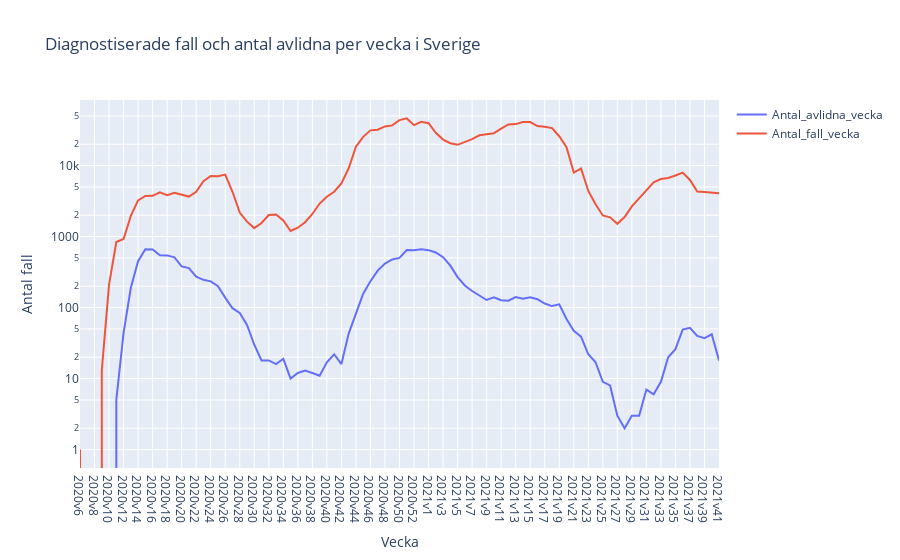

The notebook cell this image was saved under:
### Code cell
# Plotta tredje grafen.
fig = px.line(covid_veckodata_riket, x="Vecka", y=["Antal_avlidna_vecka", "Antal_fall_vecka"], title="Diagnostiserade fall och antal avlidna per vecka i Sverige", labels={"value":"Antal fall", "variable":""}, log_y=True) 
fig.show()
fig.write_html("Visualiseringar/Diagnostiserade fall och antal avlidna per vecka i Sverige.html")

### Figure 1 — Plotly figure (JSON) as saved in the notebook; plotly's stock layout.template omitted (floating-point values rounded to 4 significant figures)
{"data": [{"hovertemplate": "=Antal_avlidna_vecka<br>Vecka=%{x}<br>Antal fall=%{y}<extra></extra>", "legendgroup": "Antal_avlidna_vecka", "line": {"color": "#636efa", "dash": "solid"}, "marker": {"symbol": "circle"}, "mode": "lines", "name": "Antal_avlidna_vecka", "orientation": "v", "showlegend": true, "type": "scatter", "x": ["2020v6", "2020v7", "2020v8", "2020v9", "2020v10", "2020v11", "2020v12", "2020v13", "2020v14", "2020v15", "2020v16", "2020v17", "2020v18", "2020v19", "2020v20", "2020v21", "2020v22", "2020v23", "2020v24", "2020v25", "2020v26", "2020v27", "2020v28", "2020v29", "2020v30", "2020v31", "2020v32", "2020v33", "2020v34", "2020v35", "2020v36", "2020v37", "2020v38", "2020v39", "2020v40", "2020v41", "2020v42", "2020v43", "2020v44", "2020v45", "2020v46", "2020v47", "2020v48", "2020v49", "2020v50", "2020v51", "2020v52", "2020v53", "2021v1", "2021v2", "2021v3", "2021v4", "2021v5", "2021v6", "2021v7", "2021v8", "2021v9", "2021v10", "2021v11", "2021v12", "2021v13", "2021v14", "2021v15", "2021v16", "2021v17", "2021v18", "2021v19", "2021v20", "2021v21", "2021v22", "2021v23", "2021v24", "2021v25", "2021v26", "2021v27", "2021v28", "2021v29", "2021v30", "2021v31", "2021v32", "2021v33", "2021v34", "2021v35", "2021v36", "2021v37", "2021v38", "2021v39", "2021v40", "2021v41"], "xaxis": "x", "y": [0, 0, 0, 0, 0, 5, 44, 190, 451, 664, 657, 546, 543, 509, 380, 360, 272, 246, 234, 200, 138, 98, 84, 57, 30, 18, 18, 16, 19, 10, 12, 13, 12, 11, 17, 22, 16, 43, 82, 157, 235, 332, 417, 476, 501, 645, 643, 663, 644, 598, 513, 389, 269, 205, 171, 146, 128, 140, 127, 125, 141, 133, 140, 131, 114, 105, 111, 69, 47, 39, 22, 17, 9, 8, 3, 2, 3, 3, 7, 6, 9, 20, 26, 49, 52, 40, 37, 42, 18], "yaxis": "y"}, {"hovertemplate": "=Antal_fall_vecka<br>Vecka=%{x}<br>Antal fall=%{y}<extra></extra>", "legendgroup": "Antal_fall_vecka", "line": {"color": "#EF553B", "dash": "solid"}, "marker": {"symbol": "circle"}, "mode": "lines", "name": "Antal_fall_vecka", "orientation": "v", "showlegend": true, "type": "scatter", "x": ["2020v6", "2020v7", "2020v8", "2020v9", "2020v10", "2020v11", "2020v12", "2020v13", "2020v14", "2020v15", "2020v16", "2020v17", "2020v18", "2020v19", "2020v20", "2020v21", "2020v22", "2020v23", "2020v24", "2020v25", "2020v26", "2020v27", "2020v28", "2020v29", "2020v30", "2020v31", "2020v32", "2020v33", "2020v34", "2020v35", "2020v36", "2020v37", "2020v38", "2020v39", "2020v40", "2020v41", "2020v42", "2020v43", "2020v44", "2020v45", "2020v46", "2020v47", "2020v48", "2020v49", "2020v50", "2020v51", "2020v52", "2020v53", "2021v1", "2021v2", "2021v3", "2021v4", "2021v5", "2021v6", "2021v7", "2021v8", "2021v9", "2021v10", "2021v11", "2021v12", "2021v13", "2021v14", "2021v15", "2021v16", "2021v17", "2021v18", "2021v19", "2021v20", "2021v21", "2021v22", "2021v23", "2021v24", "2021v25", "2021v26", "2021v27", "2021v28", "2021v29", "2021v30", "2021v31", "2021v32", "2021v33", "2021v34", "2021v35", "2021v36", "2021v37", "2021v38", "2021v39", "2021v40", "2021v41"], "xaxis": "x", "y": [1, 0, 0, 13, 211, 838, 924, 1957, 3229, 3740, 3752, 4203, 3832, 4153, 3869, 3659, 4280, 6021, 7123, 7073, 7455, 4279, 2179, 1622, 1316, 1556, 2014, 2052, 1687, 1200, 1332, 1592, 2080, 2919, 3642, 4278, 5620, 9155, 18474, 25405, 31319, 31944, 35560, 36837, 43631, 46177, 37134, 41323, 39455, 28942, 23230, 20660, 19605, 21283, 23615, 26690, 27748, 28555, 33033, 37881, 38386, 41147, 41038, 36032, 35306, 33680, 25916, 18169, 7974, 9094, 4394, 2848, 1982, 1869, 1514, 1881, 2662, 3459, 4608, 5820, 6466, 6688, 7236, 7972, 6266, 4298, 4241, 4141, 4062], "yaxis": "y"}], "layout": {"legend": {"title": {"text": ""}, "tracegroupgap": 0}, "title": {"text": "Diagnostiserade fall och antal avlidna per vecka i Sverige"}, "xaxis": {"anchor": "y", "domain": [0, 1], "title": {"text": "Vecka"}}, "yaxis": {"anchor": "x", "domain": [0, 1], "title": {"text": "Antal fall"}, "type": "log"}}}
